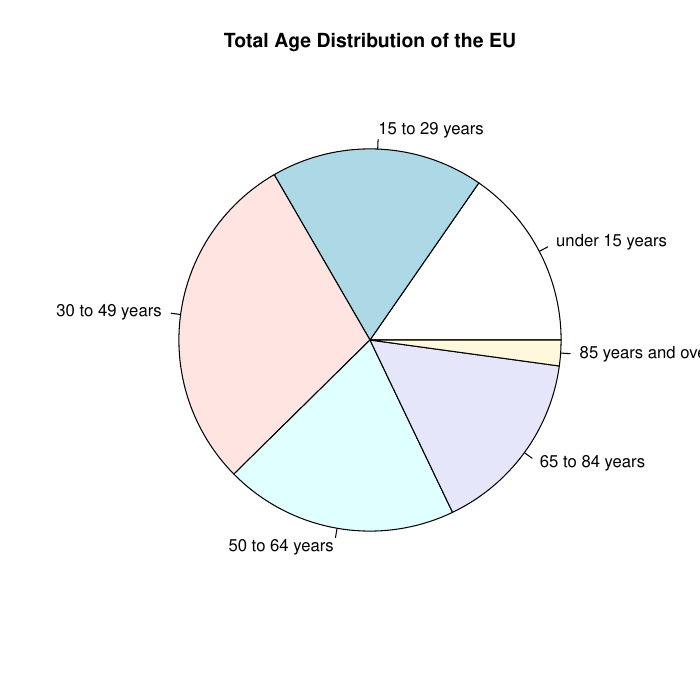

The R source for this figure:
library(readxl)

pdf("Familiarization.pdf")

# 1. Calculate the total population of each country.

# Loading the sheet
age = as.data.frame(read_xlsx("EurostatCensus2011.xlsx", sheet=1))

# Defining the sumation function
sum <- function(x) {
    output = 0
    for (thing in x) {
        output = as.integer(output) + as.integer(thing)
    }
    return(output)
}

sensus <- function(df, hush = FALSE) {
    # Keeping a varibale for the numbre of rows to not re calculate multiple times within the rest of the funcion
    length = nrow(df)
    # Keeping a variable that hold all the sums
    holder = c(1:length)
    # For slicing
    for (index in 1:length) {
        # Isolating data
        data = df[index,2:ncol(df)]
        # Calculating
        holder[index] = sum(data)
        # Showing output
        if (hush) {
        }
        else {
            print(c('The total population of ', df[index, 1], ' is', holder[index]))
        }
    }
    return(sum(holder))
}

# Assigned to a varibale to not print the return value
quiet = sensus(age)

# Question delimination for ease of reading output
print('---------')

# 2. Calculate the total population of the European Union (EU) and the total
# population per age group.

# Defining criteria for EU
exclude = c('United Kingdom', 'Iceland', 'Liechtenstein', 'Norway', 'Switzerland')

# Filtering data from non EU countries
new = subset(age, age$Country != exclude)
# Clearing memory
rm(age)

# Calculating
result = sensus(new, hush = TRUE)
print(c('EU population: ', result))

# Second requirement
groups <- function(df, hush = FALSE) {
    # Saving to a variable to not call the function multiple times
    size = ncol(df)
    # Preparing output for question 3
    holder = c()
    # Going over all the columns other than "Country"
    for (col in 2:size) {
        # Saving column data
        data = df[,col]
        # Calculating sum
        holder[col-1] = sum(data)
        # Showing output
        if (hush) {
        }
        else {
            print(c('The total population of age group', colnames(df)[col], ' is', holder[col-1]))
        }
    }
    return(holder)
}

# Saving for question 3
results = groups(new)

print('---------')

# 3. Using a pie chart represent the total age distribution of the EU
# population.

# See question 2
pie(results[1:ncol(new)-1], colnames(new)[2:ncol(new)], main = 'Total Age Distribution of the EU')
# Managing memory
rm(new)

# 4. Using barplot represent the occupation distribution of the EU population
# i. As a percentage (%)
job = as.data.frame(read_xlsx("EurostatCensus2011.xlsx", sheet = 2))
# Removing non EU data
df = subset(job, job$`GEOGRAPHICAL AREA` != exclude)
# Managing memory
rm(job)

# Gettin occupation data
occ = groups(df, hush = TRUE)

# Initializing data structure
comparison = c()

# Comparing with population statistics
for (entry in 1:length(occ)) {
    relative = occ[entry]/result
    comparison[entry] = relative
}

barplot(comparison, main = 'Percentage distribution of EU occupation', names.arg = colnames(df)[2:ncol(df)], las=2)

# ii. In absolute values
# All the same without the fraction
absolute = c()
for (entry in 1:length(occ)) {
    absolute[entry] = occ[entry]
}

barplot(absolute, main = 'Percentage distribution of EU occupation', names.arg = colnames(df)[2:ncol(df)], las=2)

# 5. Using a pie chart represent the percentage of non-local EU population
# per continent of origin. 

# Essentially, 100% of the chart is the non local population, each slice is the continent of origin
final = as.data.frame(read_xlsx("EurostatCensus2011.xlsx", sheet = 3))
# Removing non EU countries
pruned = subset(final, final$`GEOGRAPHICAL AREA/COUNTRY OF CITIZENSHIP` != exclude)
# Managing memory

# Getting the total nonlocal population
nonlocal = sensus(pruned, hush = TRUE)
mini = groups(pruned, hush = TRUE)

# Making the ratios
percent = c()
for (entry in 1:length(mini)) {
    relative = mini[entry]/nonlocal
    percent[entry] = relative
}

pie(percent, colnames(pruned)[2:ncol(pruned)])

dev.off()

